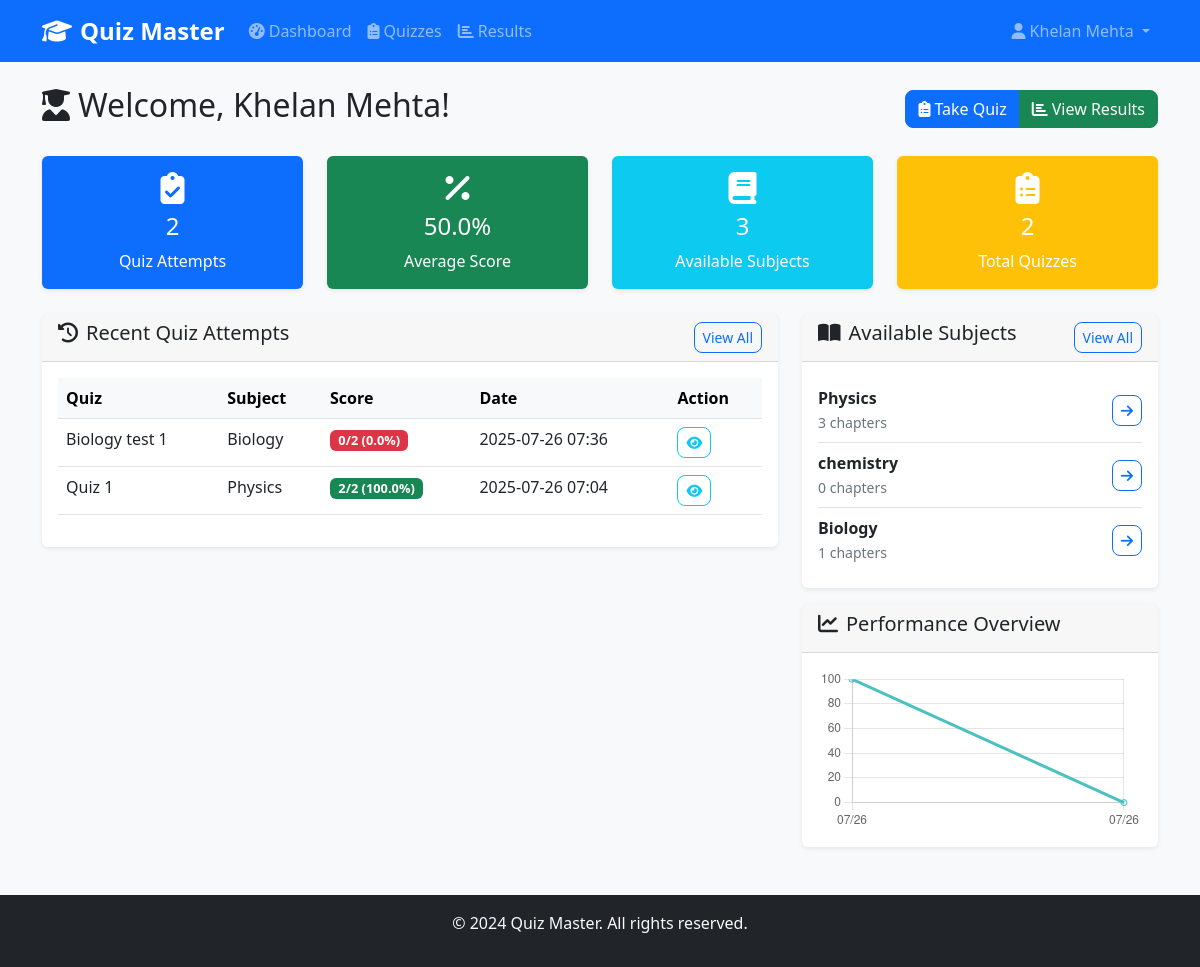
The page /user/dashboard (signed in) on the database its author committed.
### database/models.py (models this page shows, shortened)
class Score(db.Model):
    __tablename__ = 'scores'
    id = db.Column(db.Integer, primary_key=True)
    quiz_id = db.Column(db.Integer, db.ForeignKey('quizzes.id'), nullable=False)
    user_id = db.Column(db.Integer, db.ForeignKey('users.id'), nullable=False)
    time_stamp_of_attempt = db.Column(db.DateTime, default=datetime.utcnow)
    total_scored = db.Column(db.Integer, nullable=False)
    total_questions = db.Column(db.Integer, nullable=False)
    time_taken = db.Column(db.String(10))
    @property
    def percentage(self):
        return round((self.total_scored / self.total_questions) * 100, 2)

class Quiz(db.Model):
    __tablename__ = 'quizzes'
    id = db.Column(db.Integer, primary_key=True)
    chapter_id = db.Column(db.Integer, db.ForeignKey('chapters.id'), nullable=False)
    title = db.Column(db.String(100), nullable=False)
    date_of_quiz = db.Column(db.Date, nullable=False)
    time_duration = db.Column(db.String(10), nullable=False)
    remarks = db.Column(db.Text)
    live_from = db.Column(db.DateTime, nullable=True)  # New field for live start date
    live_to = db.Column(db.DateTime, nullable=True)   # New field for live end date
    created_at = db.Column(db.DateTime, default=datetime.utcnow)
    questions = db.relationship('Question', backref='quiz', lazy=True, cascade='all, delete-orphan')
    scores = db.relationship('Score', backref='quiz', lazy=True, cascade='all, delete-orphan')

class Subject(db.Model):
    __tablename__ = 'subjects'
    id = db.Column(db.Integer, primary_key=True)
    name = db.Column(db.String(100), nullable=False)
    description = db.Column(db.Text)
    created_at = db.Column(db.DateTime, default=datetime.utcnow)
    chapters = db.relationship('Chapter', backref='subject', lazy=True, cascade='all, delete-orphan')

### routes/user.py (the view)
@user_bp.route('/dashboard')
@login_required
def dashboard():
    user_id = session['user_id']
    total_attempts = Score.query.filter_by(user_id=user_id).count()
    recent_attempts = Score.query.filter_by(user_id=user_id).order_by(Score.time_stamp_of_attempt.desc()).limit(5).all()
    scores = Score.query.filter_by(user_id=user_id).all()
    avg_score = 0
    if scores:
        avg_score = sum([score.percentage for score in scores]) / len(scores)
    available_subjects = Subject.query.all()
    total_quizzes = Quiz.query.count()
    stats = {
        'total_attempts': total_attempts,
        'average_score': round(avg_score, 2),
        'available_subjects': len(available_subjects),
        'total_quizzes': total_quizzes
    }
    return render_template('user/dashboard.html',
                         stats=stats,
                         recent_attempts=recent_attempts,
                         subjects=available_subjects)

### routes/user.py (called while the page is built)
def login_required(f):
    @wraps(f)
    def decorated_function(*args, **kwargs):
        if not session.get('user_id'):
            flash('Please login to access this page.', 'error')
            return redirect(url_for('auth.login'))
        return f(*args, **kwargs)
    return decorated_function

### templates/user/dashboard.html (shortened to what this page needs)
{% extends "base.html" %}
{% block content %}
<div class="d-flex justify-content-between align-items-center mb-4">
    <h2><i class="fas fa-user-graduate me-2"></i>Welcome, {{ session.full_name }}!</h2>
    <div class="btn-group">
        <a href="{{ url_for('user.quiz_list') }}" class="btn btn-primary">
            <i class="fas fa-clipboard-list me-1"></i>Take Quiz
        </a>
        <a href="{{ url_for('user.results') }}" class="btn btn-success">
            <i class="fas fa-chart-bar me-1"></i>View Results
        </a>
    </div>
</div>
<div class="row mb-4">
    <div class="col-md-3">
        <div class="card bg-primary text-white">
            <div class="card-body text-center">
                <i class="fas fa-clipboard-check fa-2x mb-2"></i>
                <h4>{{ stats.total_attempts }}</h4>
                <p class="mb-0">Quiz Attempts</p>
            </div>
        </div>
    </div>
    <div class="col-md-3">
        <div class="card bg-success text-white">
            <div class="card-body text-center">
                <i class="fas fa-percentage fa-2x mb-2"></i>
                <h4>{{ stats.average_score }}%</h4>
                <p class="mb-0">Average Score</p>
            </div>
        </div>
    </div>
    <div class="col-md-3">
        <div class="card bg-info text-white">
            <div class="card-body text-center">
                <i class="fas fa-book fa-2x mb-2"></i>
                <h4>{{ stats.available_subjects }}</h4>
                <p class="mb-0">Available Subjects</p>
            </div>
        </div>
    </div>
    <div class="col-md-3">
        <div class="card bg-warning text-white">
            <div class="card-body text-center">
                <i class="fas fa-clipboard-list fa-2x mb-2"></i>
                <h4>{{ stats.total_quizzes }}</h4>
                <p class="mb-0">Total Quizzes</p>
            </div>
        </div>
    </div>
</div>
<div class="row">
    <div class="col-md-8">
        <div class="card">
            <div class="card-header d-flex justify-content-between align-items-center">
                <h5><i class="fas fa-history me-2"></i>Recent Quiz Attempts</h5>
                <a href="{{ url_for('user.results') }}" class="btn btn-sm btn-outline-primary">View All</a>
            </div>
            <div class="card-body">
                {% if recent_attempts %}
                    <div class="table-responsive">
                        <table class="table table-hover">
                            <thead class="table-light">
                                <tr>
                                    <th>Quiz</th>
                                    <th>Subject</th>
                                    <th>Score</th>
                                    <th>Date</th>
                                    <th>Action</th>
                                </tr>
                            </thead>
                            <tbody>
                                {% for attempt in recent_attempts %}
                                <tr>
                                    <td>{{ attempt.quiz.title }}</td>
                                    <td>{{ attempt.quiz.chapter.subject.name }}</td>
                                    <td>
                                        <span class="badge bg-{{ 'success' if attempt.percentage >= 70 else 'warning' if attempt.percentage >= 50 else 'danger' }}">
                                            {{ attempt.total_scored }}/{{ attempt.total_questions }} ({{ attempt.percentage }}%)
                                        </span>
                                    </td>
                                    <td>{{ attempt.time_stamp_of_attempt.strftime('%Y-%m-%d %H:%M') }}</td>
                                    <td>
                                        <a href="{{ url_for('user.quiz_result', score_id=attempt.id) }}" class="btn btn-sm btn-outline-info">
                                            <i class="fas fa-eye"></i>
                                        </a>
                                    </td>
                                </tr>
                                {% endfor %}
                            </tbody>
                        </table>
                    </div>
                {% endif %}
            </div>
        </div>
    </div>
    <div class="col-md-4">
        <div class="card">
            <div class="card-header d-flex justify-content-between align-items-center">
                <h5><i class="fas fa-book-open me-2"></i>Available Subjects</h5>
                <a href="{{ url_for('user.quiz_list') }}" class="btn btn-sm btn-outline-primary">View All</a>
            </div>
            <div class="card-body">
                {% if subjects %}
                    <div class="list-group list-group-flush">
                        {% for subject in subjects[:5] %}
                        <div class="list-group-item d-flex justify-content-between align-items-center px-0">
                            <div>
                                <strong>{{ subject.name }}</strong><br>
                                <small class="text-muted">{{ subject.chapters|length }} chapters</small>
                            </div>
                            <a href="{{ url_for('user.subject_chapters', subject_id=subject.id) }}" class="btn btn-sm btn-outline-primary">
                                <i class="fas fa-arrow-right"></i>
                            </a>
                        </div>
                        {% endfor %}
                    </div>
                {% else %}
                    <div class="text-center py-3">
                        <i class="fas fa-book fa-2x text-muted mb-2"></i>
                        <p class="text-muted mb-0">No subjects available</p>
                    </div>
                {% endif %}
            </div>
        </div>
        <div class="card mt-3">
            <div class="card-header">
                <h5><i class="fas fa-chart-line me-2"></i>Performance Overview</h5>
            </div>
            <div class="card-body">
                {% if recent_attempts %}
                    <canvas id="performanceChart" width="400" height="200"></canvas>
                {% else %}
                    <div class="text-center py-3">
                        <i class="fas fa-chart-line fa-2x text-muted mb-2"></i>
                        <p class="text-muted mb-0">Take some quizzes to see your performance</p>
                    </div>
                {% endif %}
            </div>
        </div>
    </div>
</div>
{% endblock %}
{% block scripts %}
<script>
{% if recent_attempts %}
// Performance Chart
const ctx = document.getElementById('performanceChart').getContext('2d');
const performanceChart = new Chart(ctx, {
    type: 'line',
    data: {
        labels: [
            {% for attempt in recent_attempts|reverse %}
            '{{ attempt.time_stamp_of_attempt.strftime("%m/%d") }}'{{ "," if not loop.last }}
            {% endfor %}
        ],
        datasets: [{
            label: 'Score %',
            data: [
                {% for attempt in recent_attempts|reverse %}
                {{ attempt.percentage }}{{ "," if not loop.last }}
                {% endfor %}
            ],
            borderColor: 'rgb(75, 192, 192)',
            backgroundColor: 'rgba(75, 192, 192, 0.2)',
            tension: 0.1
        }]
    },
    options: {
        responsive: true,
        plugins: {
            legend: {
                display: false
            }
        },
        scales: {
            y: {
                beginAtZero: true,
                max: 100
            }
        }
    }
});
{% endif %}
</script>
{% endblock %}

### templates/base.html (shortened to what this page needs)
<!DOCTYPE html>
<html lang="en">
<head>
    <link href="https://cdnjs.cloudflare.com/ajax/libs/bootstrap/5.3.0/css/bootstrap.min.css" rel="stylesheet">
    <link href="https://cdnjs.cloudflare.com/ajax/libs/font-awesome/6.4.0/css/all.min.css" rel="stylesheet">
    <link href="{{ url_for('static', filename='css/style.css') }}" rel="stylesheet">
</head>
<body>
    <nav class="navbar navbar-expand-lg navbar-dark bg-primary">
        <div class="container">
            <a class="navbar-brand" href="#">
                <i class="fas fa-graduation-cap me-2"></i>Quiz Master
            </a>
            {% if session.user_id %}
            <div class="collapse navbar-collapse" id="navbarNav">
                <ul class="navbar-nav me-auto">
                    {% if session.is_admin %}
                        <li class="nav-item">
                            <a class="nav-link" href="{{ url_for('admin.dashboard') }}">
                                <i class="fas fa-tachometer-alt me-1"></i>Dashboard
                            </a>
                        </li>
                        <li class="nav-item">
                            <a class="nav-link" href="{{ url_for('admin.subjects') }}">
                                <i class="fas fa-book me-1"></i>Subjects
                            </a>
                        </li>
                        <li class="nav-item">
                            <a class="nav-link" href="{{ url_for('admin.users') }}">
                                <i class="fas fa-users me-1"></i>Users
                            </a>
                        </li>
                    {% else %}
                        <li class="nav-item">
                            <a class="nav-link" href="{{ url_for('user.dashboard') }}">
                                <i class="fas fa-tachometer-alt me-1"></i>Dashboard
                            </a>
                        </li>
                        <li class="nav-item">
                            <a class="nav-link" href="{{ url_for('user.quiz_list') }}">
                                <i class="fas fa-clipboard-list me-1"></i>Quizzes
                            </a>
                        </li>
                        <li class="nav-item">
                            <a class="nav-link" href="{{ url_for('user.results') }}">
                                <i class="fas fa-chart-bar me-1"></i>Results
                            </a>
                        </li>
                    {% endif %}
                </ul>
                <ul class="navbar-nav">
                    <li class="nav-item dropdown">
                        <a class="nav-link dropdown-toggle" href="#" role="button" data-bs-toggle="dropdown">
                            <i class="fas fa-user me-1"></i>{{ session.full_name }}
                        </a>
                    </li>
                </ul>
            </div>
            {% endif %}
        </div>
    </nav>
    <main class="container mt-4">
        {% block content %}{% endblock %}
    </main>
    <footer class="bg-dark text-light text-center py-3 mt-5">
        <div class="container">
            <p>&copy; 2024 Quiz Master. All rights reserved.</p>
        </div>
    </footer>
    {% block scripts %}{% endblock %}
</body>
</html>

### static/css/style.css (style rules this page uses)
body { background-color: #f8f9fa; font-family: 'Segoe UI', Tahoma, Geneva, Verdana, sans-serif; }
.navbar-brand { font-weight: bold; font-size: 1.5rem; }
.card { border: none; box-shadow: 0 0.125rem 0.25rem rgba(0, 0, 0, 0.075); transition: box-shadow 0.15s ease-in-out; }
.card-header { background-color: rgba(0, 0, 0, 0.03); border-bottom: 1px solid rgba(0, 0, 0, 0.125); }
.card.bg-primary, .card.bg-success, .card.bg-info, .card.bg-warning, .card.bg-secondary, .card.bg-danger { transition: transform 0.2s ease-in-out; }
.btn { border-radius: 0.5rem; transition: all 0.2s ease; }
.badge { font-size: 0.8em; }
footer { margin-top: auto; }
.text-muted { color: #6c757d !important; }

### rows shown on the page
Score: quiz "Biology test 1", quiz.chapter.subject.name "Biology", total_scored "0", total_questions "2", percentage "0.0", time_stamp_of_attempt "2025-07-26 07:36"
Score: quiz "Quiz 1", quiz.chapter.subject.name "Physics", total_scored "2", total_questions "2", percentage "100.0", time_stamp_of_attempt "2025-07-26 07:04"
Subject: name "Physics", chapters|length "3"
Subject: name "chemistry", chapters|length "0"
Subject: name "Biology", chapters|length "1"

### other values the page prints
{{ session.full_name }} "Khelan Mehta"
{{ stats.total_attempts }} "2"
{{ stats.average_score }} "50.0"
{{ stats.available_subjects }} "3"
{{ stats.total_quizzes }} "2"
chart data {{ attempt.time_stamp_of_attempt.strftime("%m/%d") }} 07/26, 07/26
chart data {{ attempt.percentage }} 100.0, 0.0
